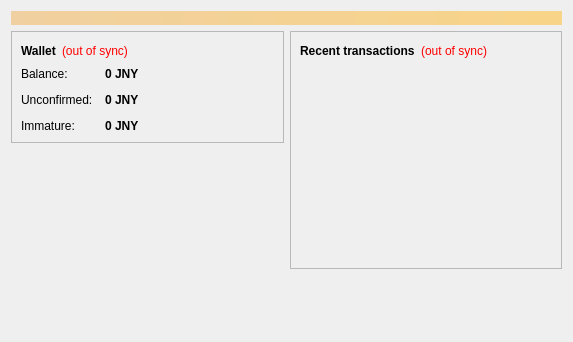
<?xml version="1.0" encoding="UTF-8"?>
<ui version="4.0">
 <class>OverviewPage</class>
 <widget class="QWidget" name="OverviewPage">
  <property name="geometry">
   <rect>
    <x>0</x>
    <y>0</y>
    <width>573</width>
    <height>342</height>
   </rect>
  </property>
  <property name="windowTitle">
   <string>Form</string>
  </property>
  <layout class="QVBoxLayout" name="topLayout">
   <item>
    <widget class="QLabel" name="labelAlerts">
     <property name="visible">
      <bool>false</bool>
     </property>
     <property name="styleSheet">
      <string notr="true">background-color: qlineargradient(x1: 0, y1: 0, x2: 1, y2: 0, stop:0 #F0D0A0, stop:1 #F8D488); color:#000000;</string>
     </property>
     <property name="wordWrap">
      <bool>true</bool>
     </property>
     <property name="margin">
      <number>3</number>
     </property>
    </widget>
   </item>
   <item>
    <layout class="QHBoxLayout" name="horizontalLayout" stretch="1,1">
     <item>
      <layout class="QVBoxLayout" name="verticalLayout_2">
       <item>
        <widget class="QFrame" name="frame">
         <property name="frameShape">
          <enum>QFrame::StyledPanel</enum>
         </property>
         <property name="frameShadow">
          <enum>QFrame::Raised</enum>
         </property>
         <layout class="QVBoxLayout" name="verticalLayout_4">
          <item>
           <layout class="QHBoxLayout" name="horizontalLayout_4">
            <item>
             <widget class="QLabel" name="label_5">
              <property name="font">
               <font>
                <weight>75</weight>
                <bold>true</bold>
               </font>
              </property>
              <property name="text">
               <string>Wallet</string>
              </property>
             </widget>
            </item>
            <item>
             <widget class="QLabel" name="labelWalletStatus">
              <property name="toolTip">
               <string>The displayed information may be out of date. Your wallet automatically synchronizes with the JennyCoin network after a connection is established, but this process has not completed yet.</string>
              </property>
              <property name="styleSheet">
               <string notr="true">QLabel { color: red; }</string>
              </property>
              <property name="text">
               <string notr="true">(out of sync)</string>
              </property>
              <property name="alignment">
               <set>Qt::AlignLeading|Qt::AlignLeft|Qt::AlignVCenter</set>
              </property>
             </widget>
            </item>
            <item>
             <spacer name="horizontalSpacer_2">
              <property name="orientation">
               <enum>Qt::Horizontal</enum>
              </property>
              <property name="sizeHint" stdset="0">
               <size>
                <width>40</width>
                <height>20</height>
               </size>
              </property>
             </spacer>
            </item>
           </layout>
          </item>
          <item>
           <layout class="QFormLayout" name="formLayout_2">
            <property name="fieldGrowthPolicy">
             <enum>QFormLayout::AllNonFixedFieldsGrow</enum>
            </property>
            <property name="horizontalSpacing">
             <number>12</number>
            </property>
            <property name="verticalSpacing">
             <number>12</number>
            </property>
            <item row="0" column="0">
             <widget class="QLabel" name="label">
              <property name="text">
               <string>Balance:</string>
              </property>
             </widget>
            </item>
            <item row="0" column="1">
             <widget class="QLabel" name="labelBalance">
              <property name="font">
               <font>
                <weight>75</weight>
                <bold>true</bold>
               </font>
              </property>
              <property name="cursor">
               <cursorShape>IBeamCursor</cursorShape>
              </property>
              <property name="toolTip">
               <string>Your current balance</string>
              </property>
              <property name="text">
               <string notr="true">0 JNY</string>
              </property>
              <property name="textInteractionFlags">
               <set>Qt::LinksAccessibleByMouse|Qt::TextSelectableByKeyboard|Qt::TextSelectableByMouse</set>
              </property>
             </widget>
            </item>
            <item row="1" column="0">
             <widget class="QLabel" name="label_3">
              <property name="text">
               <string>Unconfirmed:</string>
              </property>
             </widget>
            </item>
            <item row="1" column="1">
             <widget class="QLabel" name="labelUnconfirmed">
              <property name="font">
               <font>
                <weight>75</weight>
                <bold>true</bold>
               </font>
              </property>
              <property name="cursor">
               <cursorShape>IBeamCursor</cursorShape>
              </property>
              <property name="toolTip">
               <string>Total of transactions that have yet to be confirmed, and do not yet count toward the current balance</string>
              </property>
              <property name="text">
               <string notr="true">0 JNY</string>
              </property>
              <property name="textInteractionFlags">
               <set>Qt::LinksAccessibleByMouse|Qt::TextSelectableByKeyboard|Qt::TextSelectableByMouse</set>
              </property>
             </widget>
            </item>
            <item row="2" column="0">
             <widget class="QLabel" name="labelImmatureText">
              <property name="text">
               <string>Immature:</string>
              </property>
             </widget>
            </item>
            <item row="2" column="1">
             <widget class="QLabel" name="labelImmature">
              <property name="font">
               <font>
                <weight>75</weight>
                <bold>true</bold>
               </font>
              </property>
              <property name="toolTip">
               <string>Mined balance that has not yet matured</string>
              </property>
              <property name="text">
               <string notr="true">0 JNY</string>
              </property>
              <property name="textInteractionFlags">
               <set>Qt::LinksAccessibleByMouse|Qt::TextSelectableByKeyboard|Qt::TextSelectableByMouse</set>
              </property>
             </widget>
            </item>
           </layout>
          </item>
         </layout>
        </widget>
       </item>
       <item>
        <spacer name="verticalSpacer">
         <property name="orientation">
          <enum>Qt::Vertical</enum>
         </property>
         <property name="sizeHint" stdset="0">
          <size>
           <width>20</width>
           <height>40</height>
          </size>
         </property>
        </spacer>
       </item>
      </layout>
     </item>
     <item>
      <layout class="QVBoxLayout" name="verticalLayout_3">
       <item>
        <widget class="QFrame" name="frame_2">
         <property name="frameShape">
          <enum>QFrame::StyledPanel</enum>
         </property>
         <property name="frameShadow">
          <enum>QFrame::Raised</enum>
         </property>
         <layout class="QVBoxLayout" name="verticalLayout">
          <item>
           <layout class="QHBoxLayout" name="horizontalLayout_2">
            <item>
             <widget class="QLabel" name="label_4">
              <property name="text">
               <string>&lt;b&gt;Recent transactions&lt;/b&gt;</string>
              </property>
             </widget>
            </item>
            <item>
             <widget class="QLabel" name="labelTransactionsStatus">
              <property name="toolTip">
               <string>The displayed information may be out of date. Your wallet automatically synchronizes with the JennyCoin network after a connection is established, but this process has not completed yet.</string>
              </property>
              <property name="styleSheet">
               <string notr="true">QLabel { color: red; }</string>
              </property>
              <property name="text">
               <string notr="true">(out of sync)</string>
              </property>
              <property name="alignment">
               <set>Qt::AlignRight|Qt::AlignTrailing|Qt::AlignVCenter</set>
              </property>
             </widget>
            </item>
            <item>
             <spacer name="horizontalSpacer">
              <property name="orientation">
               <enum>Qt::Horizontal</enum>
              </property>
              <property name="sizeHint" stdset="0">
               <size>
                <width>40</width>
                <height>20</height>
               </size>
              </property>
             </spacer>
            </item>
           </layout>
          </item>
          <item>
           <widget class="QListView" name="listTransactions">
            <property name="styleSheet">
             <string notr="true">QListView { background: transparent; }</string>
            </property>
            <property name="frameShape">
             <enum>QFrame::NoFrame</enum>
            </property>
            <property name="verticalScrollBarPolicy">
             <enum>Qt::ScrollBarAlwaysOff</enum>
            </property>
            <property name="horizontalScrollBarPolicy">
             <enum>Qt::ScrollBarAlwaysOff</enum>
            </property>
            <property name="selectionMode">
             <enum>QAbstractItemView::NoSelection</enum>
            </property>
           </widget>
          </item>
         </layout>
        </widget>
       </item>
       <item>
        <spacer name="verticalSpacer_2">
         <property name="orientation">
          <enum>Qt::Vertical</enum>
         </property>
         <property name="sizeHint" stdset="0">
          <size>
           <width>20</width>
           <height>40</height>
          </size>
         </property>
        </spacer>
       </item>
      </layout>
     </item>
    </layout>
   </item>
  </layout>
 </widget>
 <resources/>
 <connections/>
</ui>
